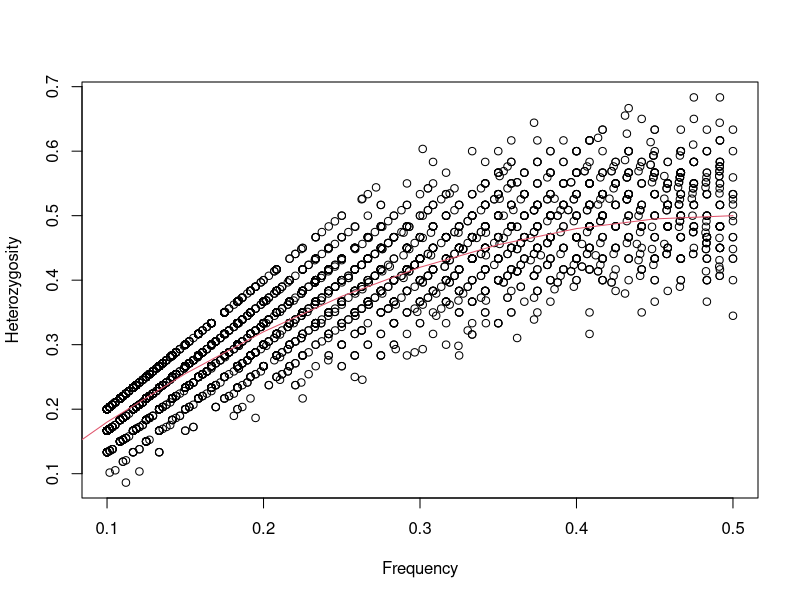
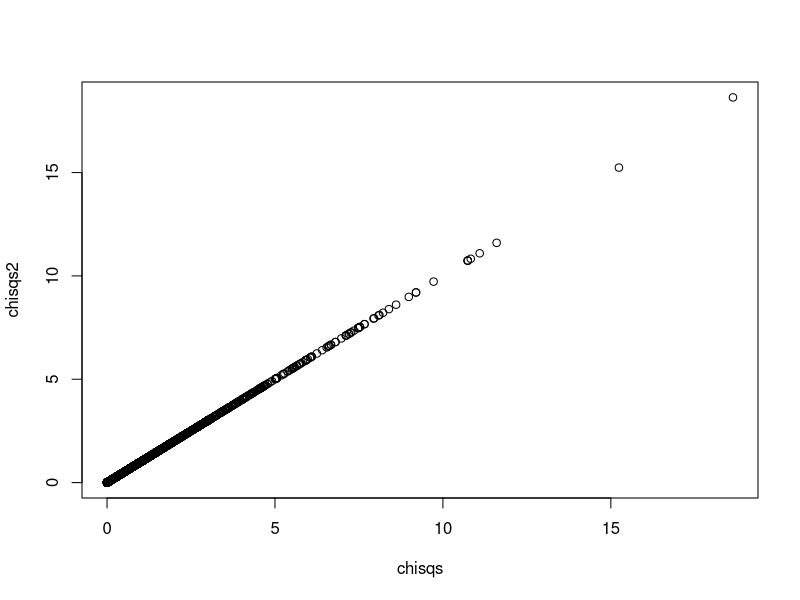
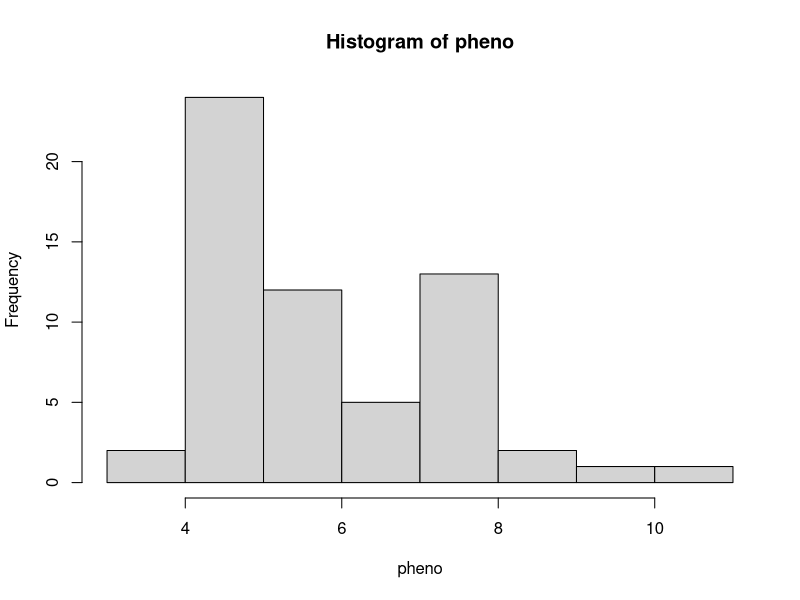
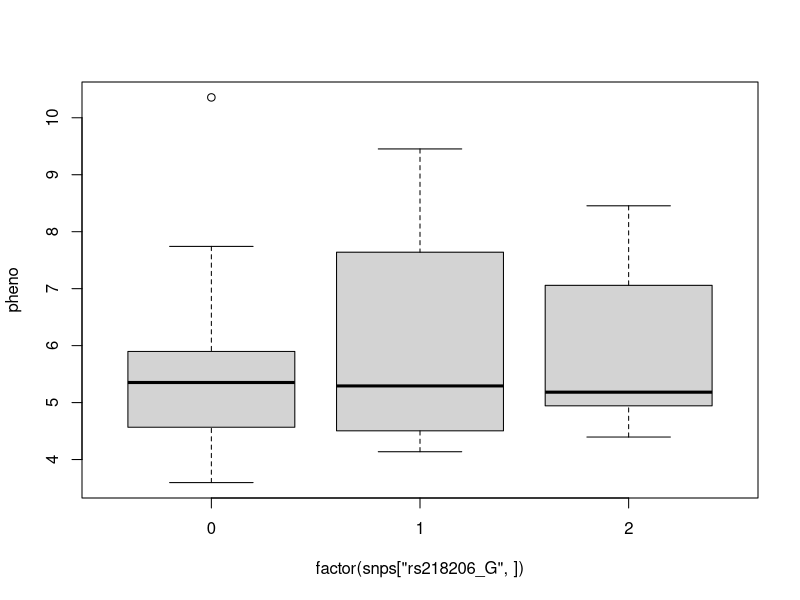
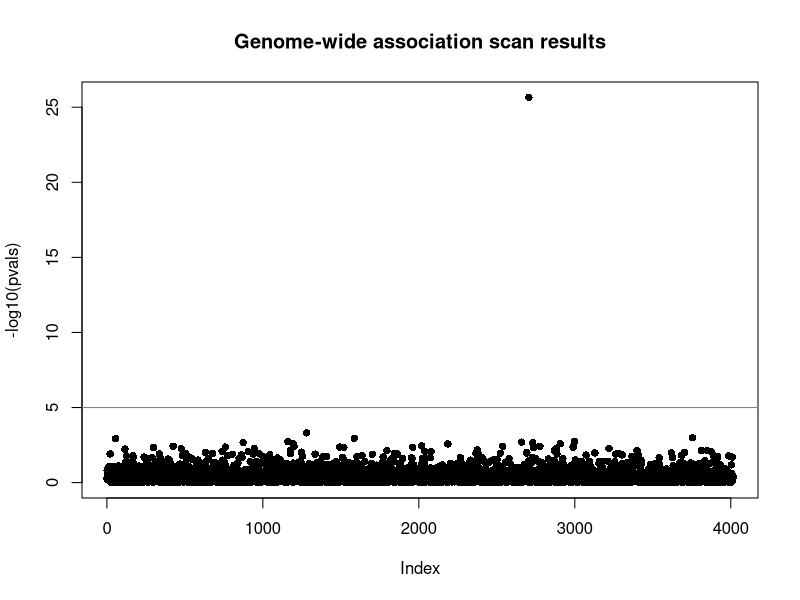
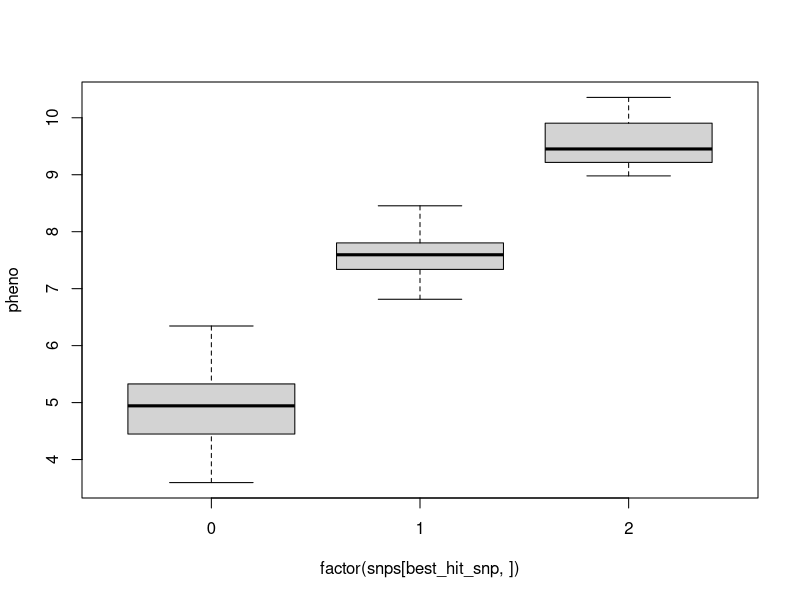

Here is the R script that generated these plots, in order:
#Additional in class excercises for R bootcamp:
#EEB 201, September 27, 2017
#Kirk Lohmueller


################# BEFORE BEGINNING: ######################

# First we'll load in a matrix of genotype data

# Copy the data files into a directory you will work in for this part of the course.
# Recommendation:  work/eebQuantIntro/Rintro/

# Set working directory:
#change this to whatever you want
setwd("~/GitHub/RBootcamp/Other")

# Load a data set
snpsDataFrame <- read.table('hapmap_CEU_r23a_chr2_Id.txt',header=TRUE)

# What are the dimensions of the data?
dim(snpsDataFrame)


# Let's look at the top (or head) of the data set:
head(snpsDataFrame)

# Note:  If A is the more common allele and B is the more rare allele (i.e. major and minor alleles, repsectively)
#        Then, AA= 0,  AB= 1, BB = 2


# What are the column names? 
names(snpsDataFrame)

# What are the row names? 
row.names(snpsDataFrame)

# Because the data are really just a large numeric matrix, we convert the dataframe to a matrix:
snps=as.matrix(snpsDataFrame)

################### LOOKING CLOSELY AT ONE SNP #######################

# With row names we can easily extract certain SNPs using the id's
testSNP=snps["rs218206_G",]

table(testSNP)

# What is proportion of heterozygotes at this locus?
het=sum(testSNP==1)/length(testSNP)

# What if there is missing data?
testSNP=snps["rs6717613_A",]

# Try these commands
table(testSNP)
testSNP==1
length(testSNP)
is.na(testSNP)

# Now let's compute the observed heterozygosity
het=sum(testSNP==1)/length(testSNP)  # Note how this fails
het=sum(testSNP==1,na.rm=TRUE)/sum(!is.na(testSNP))  # but this doesn't, because 


###### EXPLORATORY PLOT OF SNP ALLELE FREQUENCY VS. OBSERVED HETEROZYGOSITY #####

# To inspect the data, let's compute the frequency of each SNP and compare it 
# to the observed heterozygosity (i.e. the proportion of individuals who are heterozygotes)

# What is the frequency of the minor allele?
freq=sum(testSNP,na.rm=TRUE)/(2.0*sum(!is.na(testSNP)))

# Now, let's define functions that do this for a generic set of SNP data
calc_freq=function(x){
	return(sum(x,na.rm=TRUE)/(2.0*sum(!is.na(x))))
}

calc_het=function(x){
	return(sum(x==1,na.rm=TRUE)/(sum(!is.na(x))))
}

# And now let's apply the functions to each and every SNP
freq=apply(snps,1,calc_freq)
het=apply(snps,1,calc_het)

# And now we can make exploratory plots
plot(freq,het,xlab="Frequency",ylab="Heterozygosity")  # Scatter plot

# Let's add a line to show what relationship we'd expect under Hardy-Weinberg expectations
p=seq(0,0.5,by=0.05)   # Set-up a vector with a sequence of allele frequencies
points(p,2*p*(1-p),type="l",col=2) # Plot the HW expectation as a line in red


## APPYLING A CHI-SQUARE TEST TO EACH SNP TO FORMALLY LOOK FOR DEPARTURES FROM HARDY-WEINBERG EXPECTATIONS ###

compute_chisquare=function(x){
	freq=sum(x,na.rm=TRUE)/(2.0*sum(!is.na(x)))
	cnt0=sum(x==0,na.rm=TRUE)
	cnt1=sum(x==1,na.rm=TRUE)
	cnt2=sum(x==2,na.rm=TRUE)
	obscnts=c(cnt0,cnt1,cnt2)
	#print(obscnts)
	n=sum(obscnts)
	expcnts=c((1-freq)^2,2*freq*(1-freq),freq^2)*n
	chisq=sum((obscnts-expcnts)^2/expcnts)
	return(chisq)
}

#let's make a second funtion that makes use of R's built in chisq.test function

compute_chisquare_2=function(x){
	freq=sum(x,na.rm=TRUE)/(2.0*sum(!is.na(x)))
	cnt0=sum(x==0,na.rm=TRUE)
	cnt1=sum(x==1,na.rm=TRUE)
	cnt2=sum(x==2,na.rm=TRUE)
	obscnts=c(cnt0,cnt1,cnt2)
	#print(obscnts)
	n=sum(obscnts)
	#here we use the built-in function for the chi-sq distribution:
	exp_probs=c((1-freq)^2,2*freq*(1-freq),freq^2) #note, here we don't multiply by n
	chisq<-chisq.test(obscnts,p=exp_probs, correct = FALSE)$statistic
	return(chisq)
}




# Apply the compute_chi_square function to each snp
chisqs=apply(snps,1,compute_chisquare)
chisqs2=apply(snps,1,compute_chisquare_2)

#check to see that the chisquare statistcs are the same:
#first do this by computing Pearson's correlation coefficient:
cor.test(chisqs,chisqs2)

#we can also do a quick scatterplot:
plot(chisqs,chisqs2)

# Compute p-values for each chi-square value using the pchisq function
pvals=pchisq(chisqs,1,lower.tail=FALSE)


# Count the number of pvals smaller than the significance threshold
signifthres<-0.05
sum(pvals<signifthres) 
mean(pvals<signifthres) 

#which SNPs?
sig_snps<-subset(pvals,pvals<0.05) #pull out the snps with P-vals<0.05
sig_snp_ids<-names(sig_snps)


#now pull out the genotypes for all the significant SNPs:
sig_geno<-snps[sig_snp_ids,]

#from original snps file, pulls out only the data from the significant 
#   snips by calling on the names from the significant p-value vectors
#   

#sig_geno is a matrix that has all the genotypes for the 181 SNPs with a P-value<0.05

###################### PLAYING "FIND-THE-SNP" ##########################
################################################PROBABLY WON'T GET THIS FAR!


# In this section, we will read in data that provides a phenotype for each individual, and 
# then search our list of 

# Read in phenotype data file
z=read.table("pheno.sim.2014.txt",header=TRUE)
# Extract the glucose level column as our phenotype of interest
pheno=z$glucose_mmolperL
# Check length is equal to number of individuals
length(pheno)
# Plot histogram
hist(pheno)

# Fit a linear model where the genotype is a single categorical variable (equivalent 
#   to one-way anova)
genofactor=factor(snps["rs218206_G",])
m=lm(pheno~genofactor)
summary(m)
# Make a plot of the phenotype as a function of the categorical variable 
plot(pheno~factor(snps["rs218206_G",]))  # Note: plot automatically produces a boxplot

# Write a function to return the Ftest pvalue from the one-way anova
calc_Ftest_pval=function(geno){
	m=lm(pheno~factor(geno))
	fstat=summary(m)$fstatistic
	pval=pf(fstat[1],fstat[2],fstat[3],lower.tail=FALSE)
	return(pval)
}

# Apply to all SNPs (may be slow)
pvals=apply(snps,1,calc_Ftest_pval)

# Make a "Manhattan plot"  
plot(-log10(pvals),pch=16,main="Genome-wide association scan results")

# Note: with Bonferroni correction - singificance treshold is roughly 10^-5 or ~5 on -log10 scale.
# Add a line to show significance threshold
abline(h=5,col=2)
log_pval<-(-log10(pvals))

#abline compute_chisquare

#now get the SNPs that are more significant than the threshold:
best_hit_snp<-names(subset(log_pval,log_pval>5))
#now get teh -log10 pvalue
subset(log_pval,log_pval>5)

# Look at the results for the best hit SNP more carefully to confirm the result
m=lm(pheno~factor(snps[best_hit_snp,]))
plot(pheno~factor(snps[best_hit_snp,]))  # Note: plot automatically produces a boxplot
summary(m)


######################################################################
